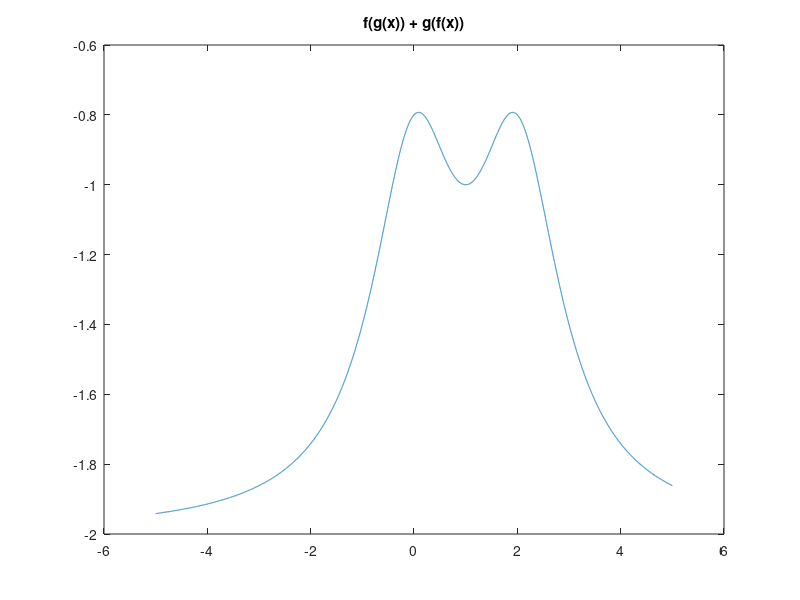

MATLAB code for this plot:
%% for problem 2d
clear all
close all
clc 

Z = [-2 0 6; 
    0 1 0; 
    6 0 -2]; 
Z
[v,D] = eig(Z); 
eigenvalues = diag(D); 

running_sum = eigenvalues .* (eigenvalues >=0); 
N = length(running_sum); 
A = zeros(N,N);

for ii = 1:N
    p(:,ii) = norm(v(:,ii))*v(:,ii); %it would be nice to get whole numbers
    A = A + running_sum(ii)*p(:,ii)*p(:,ii)';
end
A
%% for problem 3b
x = -5:.001:5;
f = @(x) 1./(1+x.^2); 
g = @(x) x - 2; 

h = @(x) f(g(x)) + g(f(x)); 
plot(x,h(x))
title('f(g(x)) + g(f(x))')